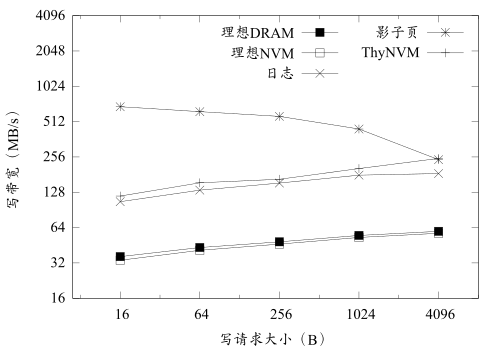

This figure's gnuplot source:
set terminal pdfcairo enhanced mono font "Times New Roman,16" size 5,3.5
set output "rb-bw.pdf"
set style data lines
set ylabel '写带宽（MB/s）'
set yrange [16:4096]
set logscale y 2
set xrange [7:8193]
set xlabel '写请求大小（B）'
set logscale x 4
set key right maxrows 3 spacing 1.25
plot 'rb-bw.data' using 1:2 axes x1y1 with linespoints ls 5 title "理想DRAM", \
    '' using 1:3 axes x1y1 with linespoints ls 4 title "理想NVM", \
    '' using 1:4 axes x1y1 with linespoints ls 2 title "日志", \
    '' using 1:5 axes x1y1 with linespoints ls 3 title "影子页", \
    '' using 1:6 axes x1y1 with linespoints ls 1 title "ThyNVM"
